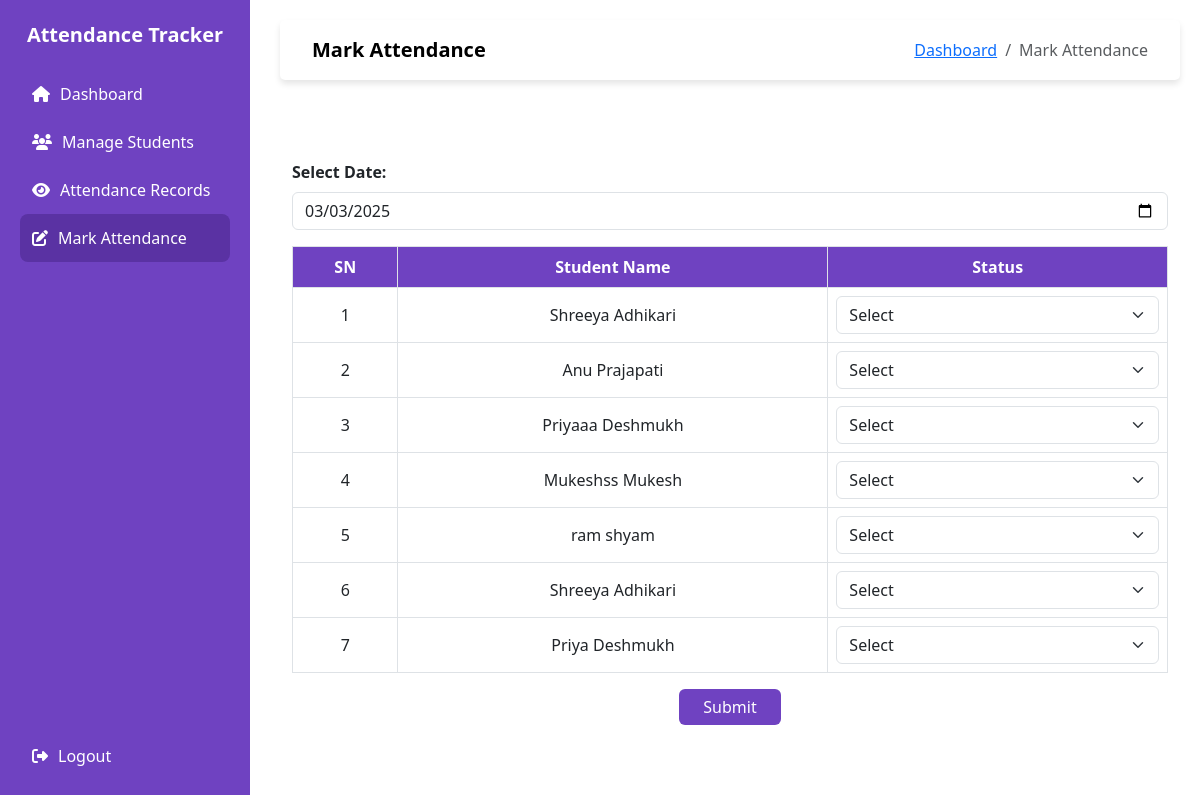
/mark-attendance, run on an earlier commit of the app's database.
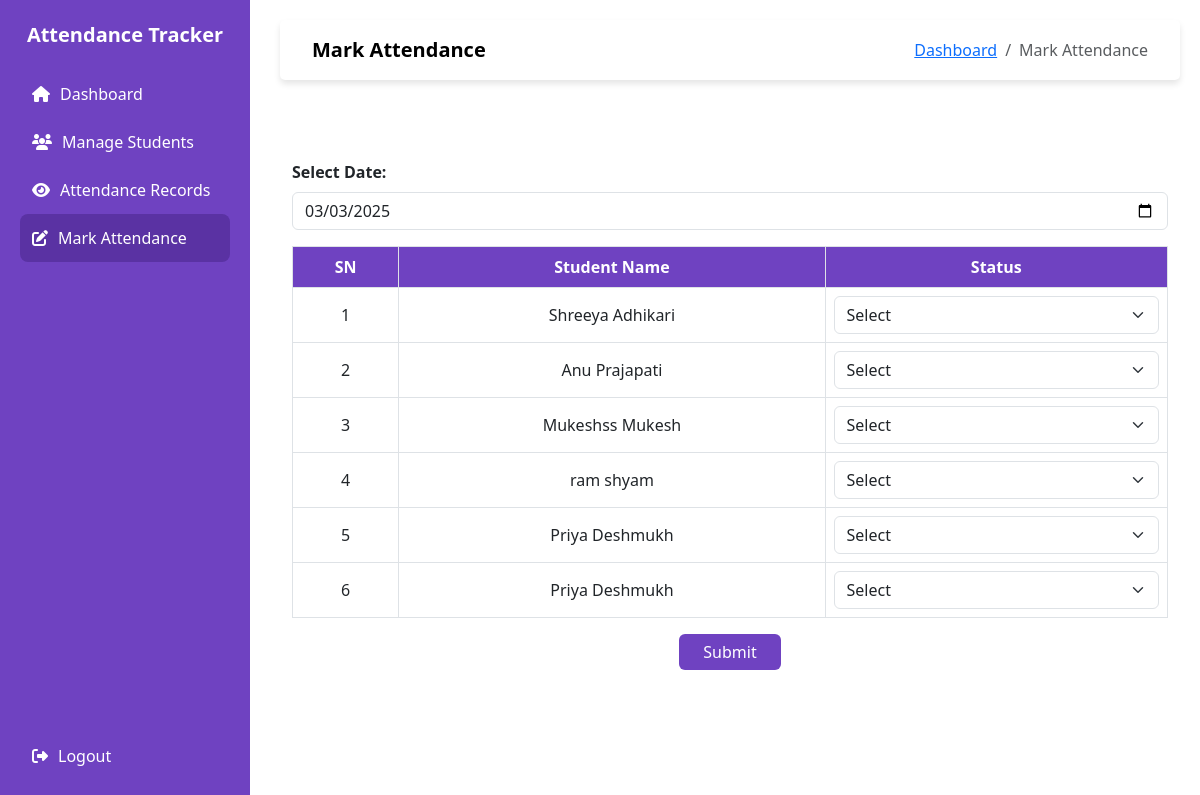
And on a later commit of the database.
### models.py (models this page shows)
class Student(db.Model):
    id = db.Column(db.Integer, primary_key = True)
    student_id = db.Column(db.String(20), unique=True, nullable=False)  # Custom ID
    first_name = db.Column(db.String(150), nullable=False)
    last_name = db.Column(db.String(150), nullable=False)
    email = db.Column(db.String(100), unique=True, nullable=False)
    address = db.Column(db.Text, nullable=False)
    phone = db.Column(db.String(15), unique=True, nullable=False)

### app.py (the view, shortened to what this page needs)
@app.route('/mark-attendance', methods=["GET", "POST"])
def mark_attendance():
    students = Student.query.all()
    today_date = datetime.today().date()
    selected_date_str = request.args.get("date", today_date.strftime("%Y-%m-%d"))
    selected_date = datetime.strptime(selected_date_str, "%Y-%m-%d").date()
    attendance_records = {att.student_id: att.status for att in Attendance.query.filter_by(date=selected_date).all()}
    return render_template(
        "attendance/mark_attendance.html",
        students=students,
        today_date=today_date,
        selected_date=selected_date.strftime("%Y-%m-%d"),
        attendance_records=attendance_records
    )

### templates/attendance/mark_attendance.html (shortened to what this page needs)
{% extends "base.html" %}
{% block nav_title %}Mark Attendance{% endblock %}
{% block content %}
<div class="container mt-4">
    <form method="POST">
        <div class="mb-3">
            <label for="date" class="form-label fw-semibold">Select Date:</label>
            <input type="date" id="date" name="date" class="form-control" required
                value="{{ selected_date }}" max="{{ today_date }}">
        </div>
        <table class="table table-bordered">
            <thead>
                <tr>
                    <th>SN</th>
                    <th>Student Name</th>
                    <th>Status</th>
                </tr>
            </thead>
            <tbody>
                {% for student in students %}
                {% set status = attendance_records.get(student.id, '') %}
                <tr>
                    <td>{{ loop.index }}</td>
                    <td>{{ student.first_name }} {{ student.last_name }}</td>
                    <td>
                        <select name="status_{{ student.id }}" class="form-select
                            " required>
                            <option value="">Select</option>
                        </select>
                    </td>
                </tr>
                {% endfor %}
            </tbody>
        </table>
        <div class="text-center mt-3">
            <button type="submit" class="btn btn-primary px-4">Submit</button>
        </div>
    </form>
</div>
{% endblock %}

What changed in the data, as far as the page shows it:
removed Student: first_name "Priyaaa", last_name "Deshmukh"
removed Student: first_name "Shreeya", last_name "Adhikari"
added Student: first_name "Priya", last_name "Deshmukh"
